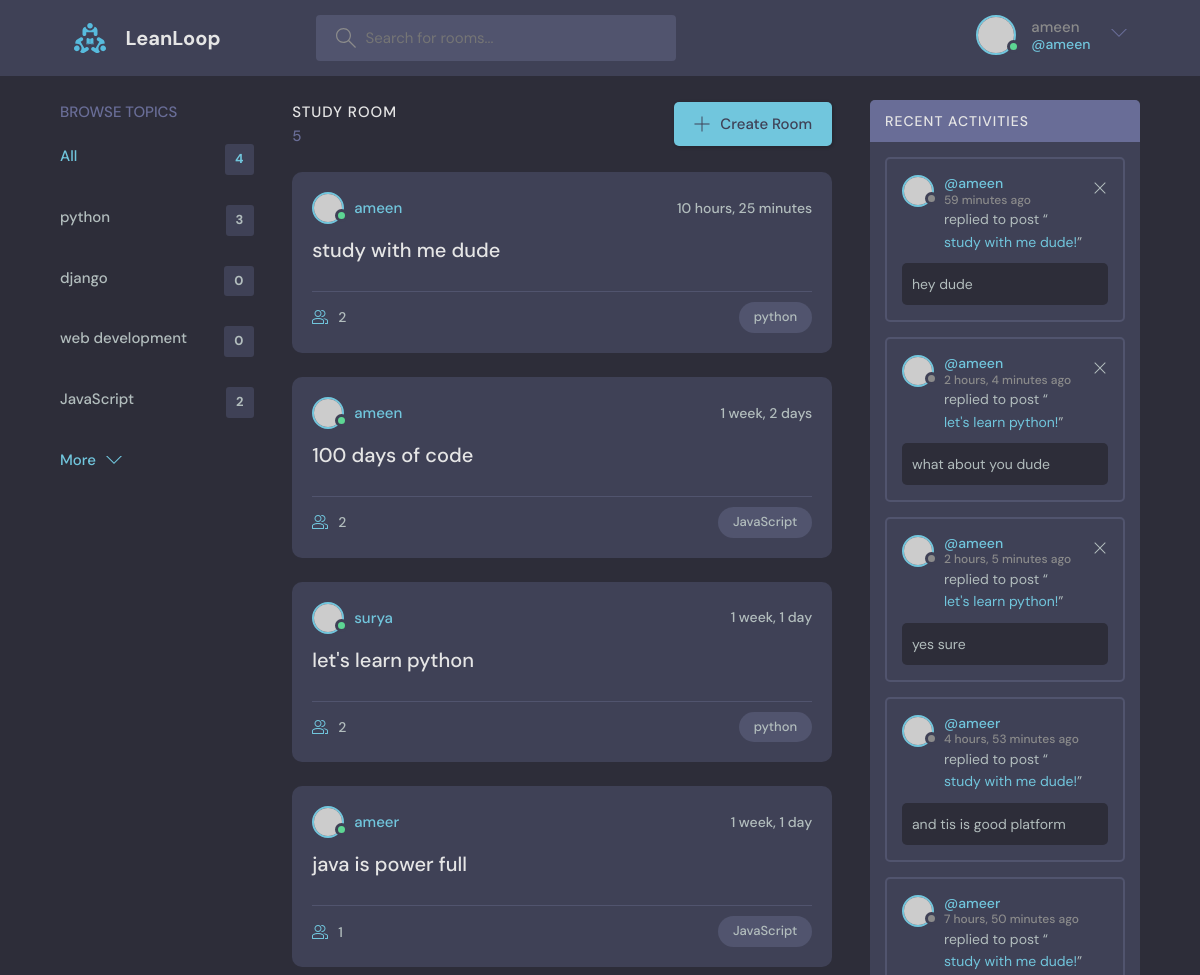
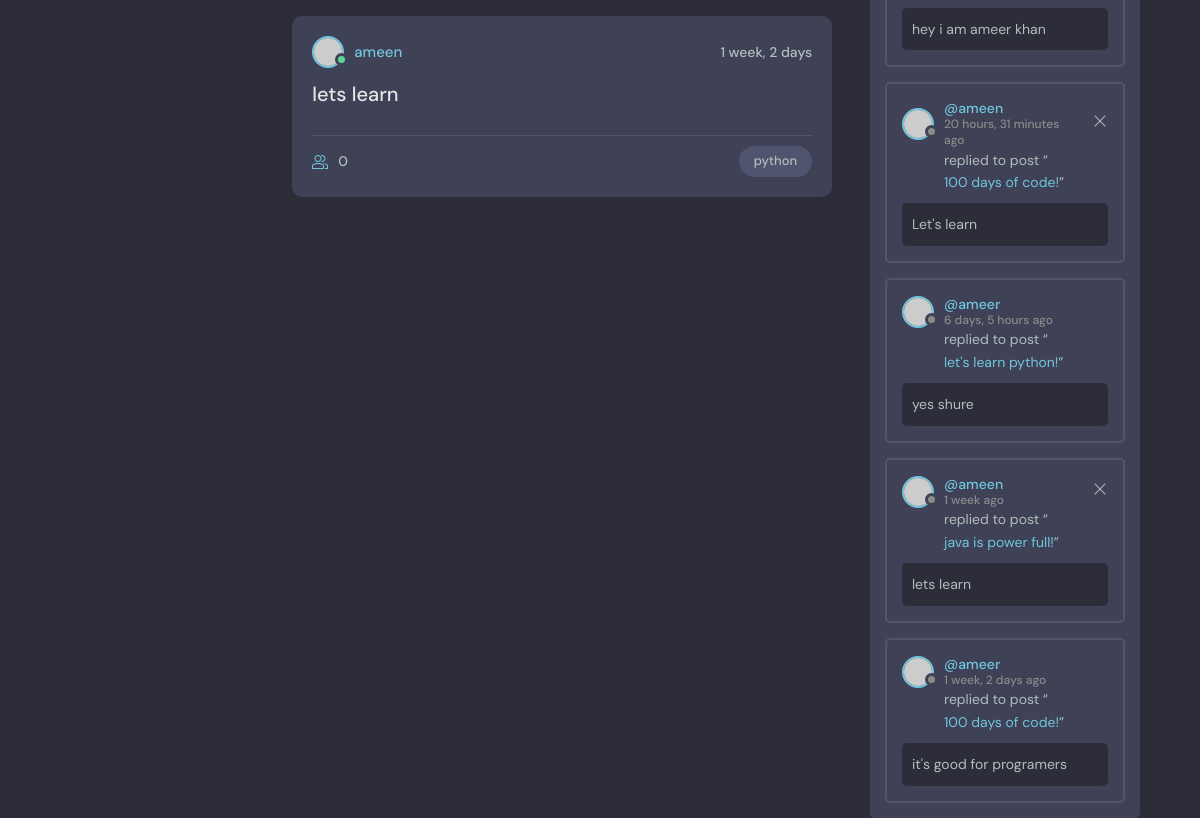
The app's page / (signed in) with its own data (2 pictures, top to bottom).
### base/models.py (models this page shows, shortened)
class Topic(models.Model):
    name = models.CharField(max_length=200)

class Room(models.Model):
    host = models.ForeignKey(User, on_delete=models.SET_NULL,null=True)
    topic = models.ForeignKey(Topic, on_delete=models.SET_NULL,null=True)
    name = models.CharField(max_length=200)
    description = models.TextField(null = True, blank=True)
    participants = models.ManyToManyField(User,related_name='participants',blank=True)
    updated = models.DateTimeField(auto_now=True)
    created = models.DateTimeField(auto_now_add=True)
    class Meta:
        ordering = ['-updated' ,'-created']
    def __str__(self):
        return self.name

class Message(models.Model):
    user = models.ForeignKey(User, on_delete=models.CASCADE)
    room = models.ForeignKey(Room, on_delete=models.CASCADE)
    body = models.TextField()
    updated = models.DateTimeField(auto_now=True)
    created = models.DateTimeField(auto_now_add=True)
    class Meta:
        ordering = ['-updated' ,'-created']

### base/views.py (the view)
# urls.py: path('',views.home, name="home"),
def home(request):
    q = request.GET.get('q', '')
    rooms = Room.objects.filter(
        Q(topic__name__icontains=q) |
        Q(name__icontains=q) |
        Q(description__icontains=q)
        )
    topics = Topic.objects.all()
    room_count = rooms.count()
    room_messages = Message.objects.filter(Q(room__topic__name__icontains=q))
    context = {"rooms":rooms , "topics": topics ,
               'room_count':room_count , "room_messages":room_messages}
    return render(request, 'base/home.html', context)

### base/templates/base/home.html (shortened to what this page needs)
{% extends "main.html" %}
{% block content %}
  <main class="layout layout--3">
      <div class="container">
        {% include "base/topics_component.html" %}
        <div class="roomList">
          <div class="roomList__header">
            <div>
              <h2>Study Room</h2>
              <p>{{room_count}}</p>
            </div>
            <a class="btn btn--main" href="create-room.html">
              <svg version="1.1" xmlns="http://www.w3.org/2000/svg" width="32" height="32" viewBox="0 0 32 32">
                <title>add</title>
                <path
                  d="M16.943 0.943h-1.885v14.115h-14.115v1.885h14.115v14.115h1.885v-14.115h14.115v-1.885h-14.115v-14.115z"
                ></path>
              </svg>
              Create Room
            </a>
          </div>
          {% include "base/feed_component.html" %}
        </div>
         {% include "base/activity_component.html" %}
      </div>
    </main>
{% endblock content %}

### templates/navbar.html (shortened to what this page needs)
{% load static %}
<header class="header header--loggedIn">
    <div class="container">
      <a href="{% url 'home' %}" class="header__logo">
        <img src="{% static 'images/logo.svg' %}" />
        <h1>LeanLoop</h1>
      </a>
      <form class="header__search" method="GET" action="{% url 'home' %}">
        <label>
          <input name="q" placeholder="Search for rooms..." />
        </label>
      </form>
      <nav class="header__menu">
        {% if request.user.is_authenticated %}
        <div class="header__user">
          <a href="profile.html">
            <div class="avatar avatar--medium active">
              <img src="https://randomuser.me/api/portraits/men/37.jpg" />
            </div>
            <p>{{request.user.username}}<span>@{{request.user.username}}</span></p>
          </a>
          <button class="dropdown-button">
            <svg version="1.1" xmlns="http://www.w3.org/2000/svg" width="32" height="32" viewBox="0 0 32 32">
              <title>chevron-down</title>
              <path d="M16 21l-13-13h-3l16 16 16-16h-3l-13 13z"></path>
            </svg>
          </button>
        </div>
        {% else %}
         <a href="{% url 'login' %}">
          <img src="{% static 'images/avatar.svg' %}" />
          <p>Login</p>
        </a>
        {% endif %}
      </nav>
    </div>
  </header>

### base/templates/base/topics_component.html
<div class="topics">
  <div class="topics__header">
    <h2>Browse Topics</h2>
  </div>
  <ul class="topics__list">
    <li>
      <a href="{% url 'home' %}" class="active">All <span>{{topics.count}}</span></a>
    </li>
    {% for topic in topics  %}
    <li>
      <a href="{% url 'home' %}?q={{topic.name}}">{{topic.name}} <span>{{topic.room_set.all.count}}</span></a>
    </li>
  {% endfor %}
  </ul>
  <a class="btn btn--link" href="topics.html">
    More
    <svg version="1.1" xmlns="http://www.w3.org/2000/svg" width="32" height="32" viewBox="0 0 32 32">
      <title>chevron-down</title>
      <path d="M16 21l-13-13h-3l16 16 16-16h-3l-13 13z"></path>
    </svg>
  </a>
</div>

### base/templates/base/feed_component.html (shortened to what this page needs)
{% for room in rooms %}
<div class="roomListRoom">
  <div class="roomListRoom__header">
    <a href="{% url 'user-profile' room.host.id %}" class="roomListRoom__author">
      <div class="avatar avatar--small active">
        <img src="https://randomuser.me/api/portraits/men/11.jpg" />
      </div>
      <span>{{room.host.username}}</span>
    </a>
    <div class="roomListRoom__actions">
      <span>{{room.created|timesince}}</span>
    </div>
  </div>
  <div class="roomListRoom__content">
    <a href="{% url 'room' room.id %}">{{room.name}}</a>
  </div>
  <div class="roomListRoom__meta">
    <a href="{% url 'room' room.id %}" class="roomListRoom__joined">
      {{room.participants.all.count}}
    </a>
    <p class="roomListRoom__topic">{{room.topic.name}}</p>
  </div>
</div>
{% endfor %}

### base/templates/base/activity_component.html
<div class="activities">
  <div class="activities__header">
    <h2>Recent Activities</h2>
  </div>
  {% for message in room_messages %}
  <div class="activities__box">
    <div class="activities__boxHeader roomListRoom__header">
      <a href="{% url 'user-profile' message.user.id %}" class="roomListRoom__author">
        <div class="avatar avatar--small">
          <img src="https://randomuser.me/api/portraits/women/11.jpg" />
        </div>
        <p>
          @{{message.user}}
          <span>{{message.created|timesince}} ago</span>
        </p>
      </a>
      {% if request.user == message.user %}
      <div class="roomListRoom__actions">
        <a href="">
        <a href="{% url 'delete-message' message.id  %}">
          <svg version="1.1" xmlns="http://www.w3.org/2000/svg" width="32" height="32" viewBox="0 0 32 32">
            <title>remove</title>
            <path
              d="M27.314 6.019l-1.333-1.333-9.98 9.981-9.981-9.981-1.333 1.333 9.981 9.981-9.981 9.98 1.333 1.333 9.981-9.98 9.98 9.98 1.333-1.333-9.98-9.98 9.98-9.981z"
            ></path>
          </svg>
        </a>
      </div>
      {% endif %}
    </div>
    <div class="activities__boxContent">
      <p>replied to post “<a href="{% url 'room' message.room.id %}">{{message.room}}!</a>”</p>
      <div class="activities__boxRoomContent">
       {{message.body}}
      </div>
    </div>
  </div>
  {% endfor %}
</div>

### records on screen
Topic: name "python", room_set.all.count "3"
Topic: name "django", room_set.all.count "0"
Topic: name "web development", room_set.all.count "0"
Topic: name "JavaScript", room_set.all.count "2"
Room: host.username "ameen", created "10 hours, 25 minutes", name "study with me dude", participants.all.count "2", topic.name "python"
Room: host.username "ameen", created "1 week, 2 days", name "100 days of code", participants.all.count "2", topic.name "JavaScript"
Room: host.username "surya", created "1 week, 1 day", name "let's learn python", participants.all.count "2", topic.name "python"
Room: host.username "ameer", created "1 week, 1 day", name "java is power full", participants.all.count "1", topic.name "JavaScript"
Room: host.username "ameen", created "1 week, 2 days", name "lets learn", participants.all.count "0", topic.name "python"
Message: user "ameen", created "59 minutes", room "study with me dude", body "hey dude"
Message: user "ameen", created "2 hours, 4 minutes", room "let's learn python", body "what about you dude"
Message: user "ameen", created "2 hours, 5 minutes", room "let's learn python", body "yes sure"
Message: user "ameer", created "4 hours, 53 minutes", room "study with me dude", body "and tis is good platform"
Message: user "ameer", created "7 hours, 50 minutes", room "study with me dude", body "hey i am ameer khan"
Message: user "ameen", created "20 hours, 31 minutes", room "100 days of code", body "Let's learn"
Message: user "ameer", created "6 days, 5 hours", room "let's learn python", body "yes shure"
Message: user "ameen", created "1 week", room "java is power full", body "lets learn"
Message: user "ameer", created "1 week, 2 days", room "100 days of code", body "it's good for programers"

### other values on screen
{{ request.user.username }} "ameen"
{{ topics.count }} "4"
{{ room_count }} "5"
